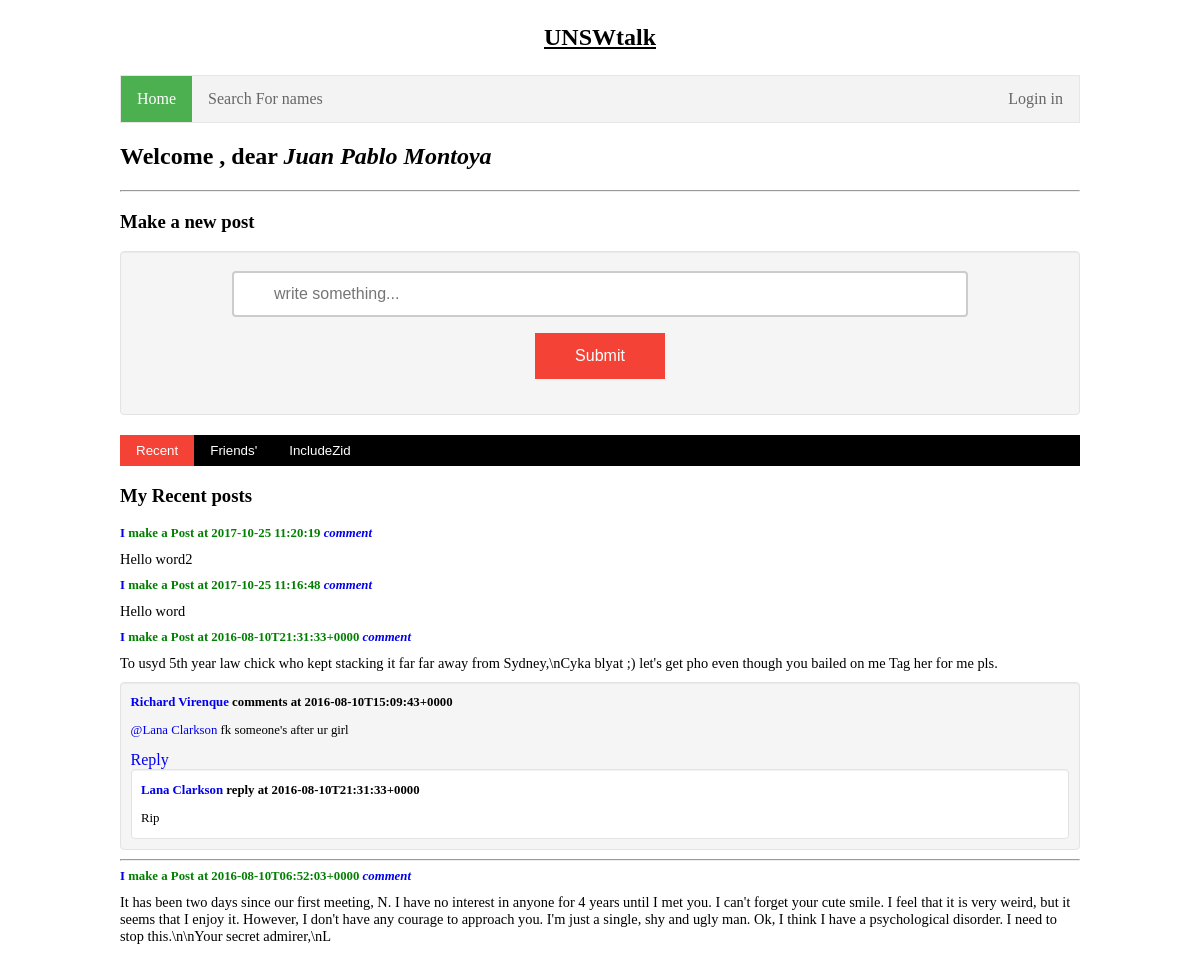
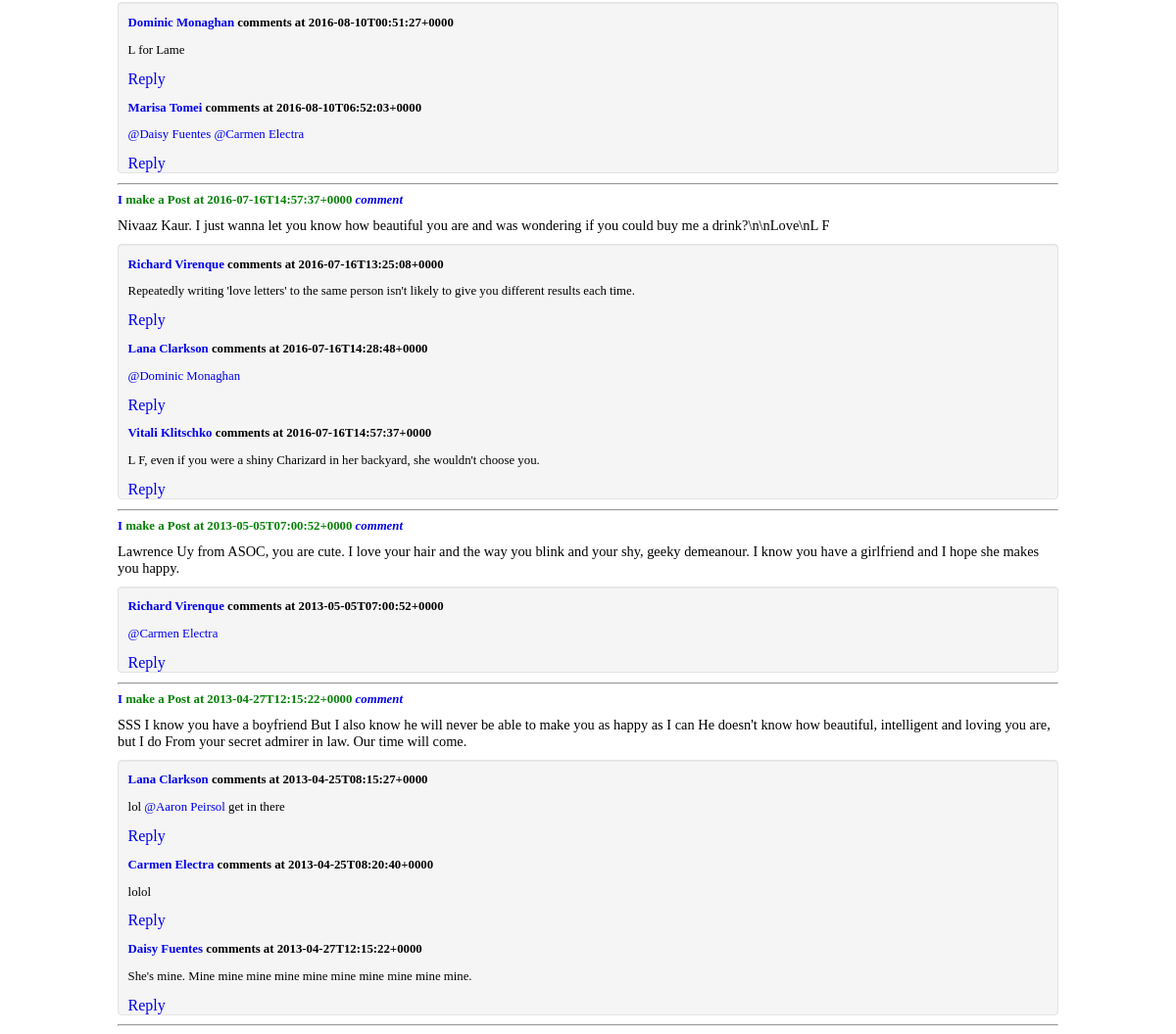
/showmyprofile (signed in), run on the app's committed database (2 pictures, top to bottom).
### tables this page shows
CREATE TABLE users(zid TEXT PRIMARY KEY NOT NULL,password TEXT,email TEXT,full_name TEXT,birthday DATE,img BOOLEAN,courses TEXT,home_suburb TEXT,home_latitude NUMERIC,home_longitude NUMERIC,program TEXT);

CREATE TABLE comments(postid TEXT,commentid TEXT,zid,message TEXT,createdate DATETIME);

### UNSWtalk.py (the view)
@app.route('/showmyprofile', methods=['GET'])
def show_my_profile():
    if re.match(r"^z[0-9]{7}$",session['zid']):
        zid = session['zid']
        print("zid")
        print(session['zid'])
        stu = getStudent(zid)
        recentposts = getRecentPost(zid)
        showdiv = showPost("I",zid,recentposts)
        recentposts = Markup(showdiv);
        flist = getFriends(zid)
        showf = ''
        for friend in flist:
            fposts = getPost(friend[0])
            showfri = showPost(friend[1],friend[0],fposts)
            showf = showf + showfri;
        friposts = Markup(showf);
        includeposts = getIncludZid(zid)
        showinclude = showPostNew(includeposts)
        showinclude = Markup(showinclude);
        return render_template('posts.html',username = stu[0][3],recentposts = recentposts,friposts = friposts,showinclude = showinclude)
    else:
        return render_template('loginerror.html')

### UNSWtalk.py (called while the page is built)
def getStudent(zid):
    user = sqliteOp.User(students_dir+'.db')
    stu = user.select('*',zid = zid)
    return stu

def getFriends(zid):
    friend = sqliteOp.Friend(students_dir+'.db')
    friends = friend.select('twozid',mainzid = zid)
    flist = []
    for f in friends:
        print(f[0])
        stu = getStudent(f[0])
        flist.append([stu[0][0],stu[0][3]])
    return flist

def getPost(zid):
    post = sqliteOp.Posts(students_dir+'.db')
    posts = post.select_order('*',zid = zid)
    return posts

def getRecentPost(zid):
    post = sqliteOp.Posts(students_dir+'.db')
    posts = post.select_order_recent('*',zid = zid)
    return posts

def getComment(postid):
    comment = sqliteOp.Comments(students_dir+'.db')
    comments = comment.select_order('*',postid = postid)
    return comments

def getReply(commentid):
    reply = sqliteOp.Replies(students_dir+'.db')
    replies = reply.select_order('*',commentid = commentid)
    return replies

def insteadOfZid(msg):
    zids = re.findall(r"z[0-9]{7}",msg)#
    for z in zids:
        stu = getStudent(z)
        if(len(stu)>0):
            msg = msg.replace(z,'''<a href="/students/''' + stu[0][0] + '''" >@''' + stu[0][3] + ''' </a>  ''')
    return msg

def getIncludZid(zid):
	post = sqliteOp.Posts(students_dir+'.db')
	posts = post.select_order_leftjoin("posts.*",message=zid,message1=zid,message2=zid)
	return posts

### sqliteOp.py (called while the page is built)
    def free(self, cursor):
        cursor.close()

    def write(self, query, values=None):
        cursor = self.db.cursor()
        if values is not None:
            cursor.execute(query, list(values))
        else:
            cursor.execute(query)
        self.db.commit()
        return cursor

    def read(self, query, values=None):
        cursor = self.db.cursor()
        if values is not None:
            cursor.execute(query, list(values))
        else:
            cursor.execute(query)
        return cursor

    def select(self, tables, *args, **kwargs):
        vals = ','.join([l for l in args])
        locs = ','.join(tables)
        conds = ' and '.join(['%s=?' % k for k in kwargs])
        subs = [kwargs[k] for k in kwargs]
        query = queries['SELECT'] % (vals, locs, conds)
        return self.read(query, subs)

    def create_table(self, table_name, values):
        query = queries['CREATE_TABLE'] % (table_name, ','.join(values))
        self.free(self.write(query))

    def select(self, *args, **kwargs):
        return super(Table, self).select([self.table_name], *args, **kwargs)

### templates/posts.html (shortened to what this page needs)
{% extends "base.html" %}
{% block body_contents %}
<div class="content">
  <h2>Welcome , dear <i>{{username}}</i></h2>
  <hr>
  <div class="div10">
	  <h3>Make a new post</h3>
		<div class="well">
			<center>
				<form method="POST" action="/makepost">
					<input type="text" name="postcontent" placeholder="write something..." required>
					<br>
					<input type="submit" value="Submit" class="btn btn3 padding3">
				</form>
			</center>
		</div>
  </div>
  <div class="postbar">
    <button class="barbtn  tablink barbtnred" onclick="openCity(event,'recentpost')">Recent</button>
    <button class="barbtn  tablink" onclick="openCity(event,'fripost')">Friends'</button>
    <button class="barbtn  tablink" onclick="openCity(event,'inzid')">IncludeZid</button>
  </div>
  <div id="recentpost" class="div10 city">
    <h3>My Recent posts</h2>
    <div class="div10">
			{{recentposts}}
    </div>
  </div>
</div>
{% endblock %}

### templates/base.html (shortened to what this page needs)
<!DOCTYPE html>
<html lang="en">
<head>
<link href="{{url_for('static', filename='UNSWtalk.css')}}") rel="stylesheet">
</head>
<body>
<div class="unswtalk_heading">
UNSWtalk
</div>
<nav class="navbar">
<ul class="horizontal">
  <li><a href='/' class="active"  href="javascript:void(0)">Home</a></li>
  <li><a href="/searchpage">Search For names</a></li>
  <li class="navrightli" ><a href="/loginpage">Login in</a></li>
</ul>
</nav>
{% block body_contents %}
{% endblock %}
</body>
</html>

### static/UNSWtalk.css (style rules this page uses)
.unswtalk_heading { padding-top: 1em; padding-bottom: 1em; text-align: center; font-size: x-large; font-weight: bold; text-decoration: underline; }
body { width:80%;margin:0 auto }
li { display: list-item; text-align: -webkit-match-parent; }
a { text-decoration:none; }
* { -webkit-box-sizing: border-box; -moz-box-sizing: border-box; box-sizing: border-box; }
.content { width:100%;margin-top:2%;height:100% }
.div10 { width:100%;height:100% }
.btn { background-color: #4CAF50; border: none; color: #FFFFFF; padding: 15px 32px; text-align: center; -webkit-transition-duration: 0.4s; transition-duration: 0.4s; margin: 16px 0 !important; text-decoration: none; font-size: 16px; cursor: pointer; }
.btn3 { background-color: #f44336; }
.padding3 { padding: 14px 40px; }
.well { min-height: 10%; padding: 19px; margin-bottom: 20px; background-color: #f5f5f5; border: 1px solid #e3e3e3; border-radius: 4px; -webkit-box-shadow: inset 0 1px 1px rgba(0,0,0,.05); box-shadow: inset 0 1px 1px rgba(0,0,0,.05); }
.navbar { width:100%; }
.horizontal { list-style-type: none; margin: 0; padding: 0; overflow: hidden; border: 1px solid #e7e7e7; background-color: #f3f3f3; }
.horizontal li { float: left; }
.horizontal li a { display: inline-block; color: #666; text-align: center; padding: 14px 16px; text-decoration: none; }
.horizontal li a.active { background-color: #4CAF50; color: white; }
.horizontal .navrightli { float:right }
input[type=text],input[type=password] { width: 80%; box-sizing: border-box; border: 2px solid #ccc; border-radius: 4px; font-size: 16px; background-color: white; background-position: 10px 10px; background-repeat: no-repeat; padding: 12px 20px 12px 40px; }
.wellcomment { height:100%; padding: 0 1%; margin-bottom: 1%; background-color: #f5f5f5; border: 1px solid #e3e3e3; border-radius: 4px; -webkit-box-shadow: inset 0 1px 1px rgba(0,0,0,.05); box-shadow: inset 0 1px 1px rgba(0,0,0,.05); }
.pcomment { font-size:0.8em; }
.wellreply { height:100%; padding: 0 1%; margin-bottom: 1%; background-color: white; border: 1px solid #e3e3e3; border-radius: 4px; -webkit-box-shadow: inset 0 1px 1px rgba(0,0,0,.05); box-shadow: inset 0 1px 1px rgba(0,0,0,.05); }
.preply { font-size:0.8em; }
.pcontent { font-size:0.9em; margin-top:10px; margin-bottom:10px; }
.posttitle { color:green;font-size:0.8em;margin:0px; }
.postbar { width: 100%; overflow: hidden; color: #fff!important; background-color: #000!important; }
.barbtn { white-space: normal; padding: 8px 16px; float: left; width: auto; border: none; outline: none; display: block; background-color: inherit; color: inherit; }
.barbtnred { color: #fff!important; background-color: #f44336!important; }

### data on the page
users: full_name "Juan Pablo Montoya"
comments: message "I make a Post at 2017-10-25 11:20:19 comment Hello word2 I make a Post at 2017-10-25 11:16:48 comment Hello word I make a Post at 2016-08-10T21:31:33+0000 comment To usyd 5th year law chick who kept stacking it far far away from Sydney,\\nCyka blyat ;) let's get pho even though you bailed on me Tag her for me pls. Richard Virenque comments at 2016-08-10T15:09:43+0000 @Lana Clarkson fk someone's after ur girl Reply Lana Clarkson reply at 2016-08-10T21:31:33+0000 Rip I make a Post at 2016-08-10T06:52:03+0000 comment It has been two days since our first meeting, N. I have no interest in anyone for 4 years until I met you. I can't forget your cute smile. I feel that it is very weird, but it…"
